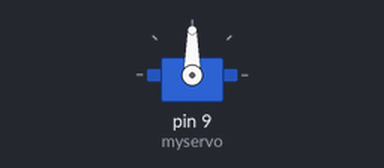
A sketch run on a simulated Arduino Uno, built with avr-gcc and run on an emulated ATmega328P. On the bench: servo.

Above: at 0.05 s.
Timing chart, 0 to 40.7 s (numbered marks = the images above):
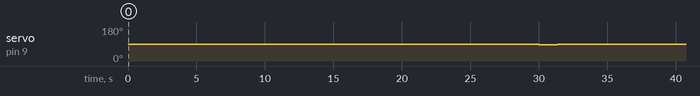

Measured:
- by itself, servo on pin 9 (myservo): alternates 90° for 30.0 s and 87° for 1.3 s

The sketch:

food_servo.ino
```cpp
#include <Servo.h>

#define MAX_PWM 2150
#define MID_PWM 1500
#define MIN_PWM 850

Servo myservo;


void setup() {
  // put your setup code here, to run once:
  Serial.begin(9600);
  myservo.attach(9);

  //myservo.writeMicroseconds(1500);
  //delay(2000);


}

void loop() {
  // put your main code here, to run repeatedly:


  //1
  myservo.write(90);
  delay(30000);
  myservo.write(87);
  delay(1395);


  //2
  myservo.write(90);
  delay(30000);
  myservo.write(87);
  delay(1380);


  //3
  myservo.write(90);
  delay(30000);
  myservo.write(87);
  delay(1300);


  //4
  myservo.write(90);
  delay(30000);
  myservo.write(87);
  delay(1275);
  //5


  myservo.write(90);
  delay(30000);
  myservo.write(87);
  delay(1280);


  //6
  myservo.write(90);
  delay(30000);
  myservo.write(87);
  delay(1300);

}
```
